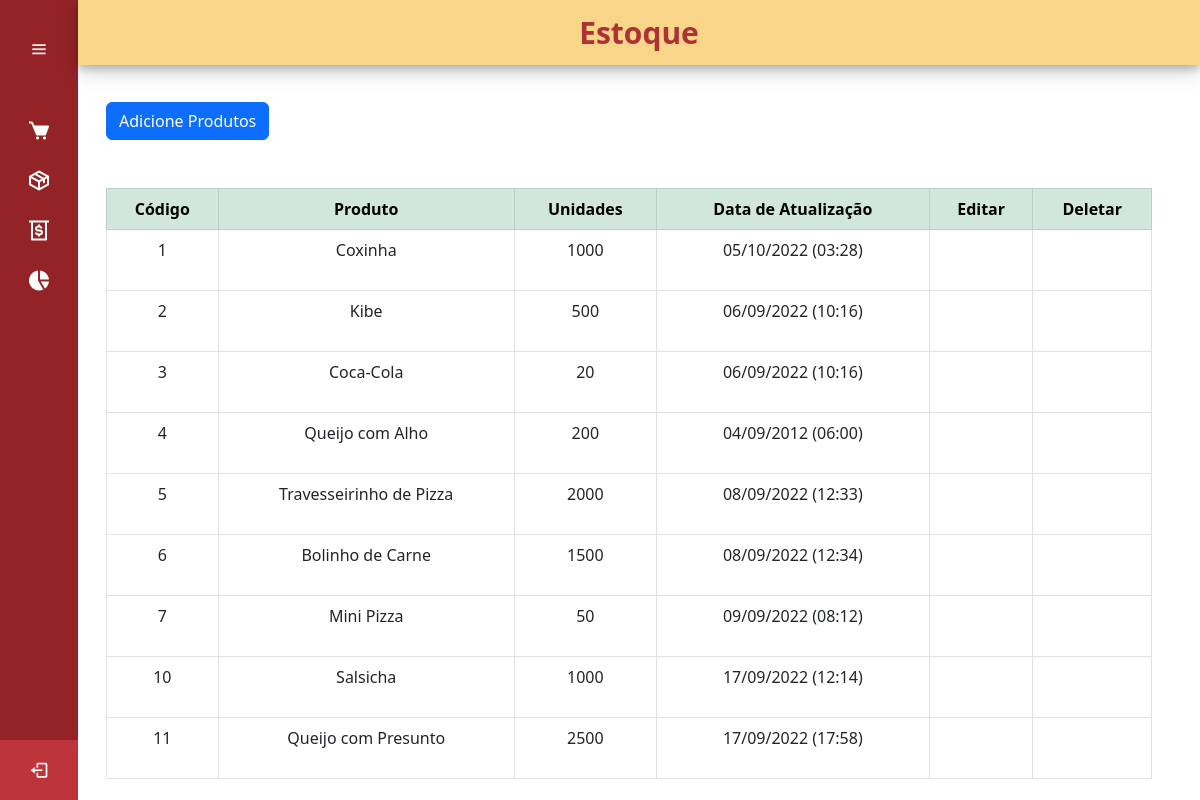
Page /estoque on the earlier database version.
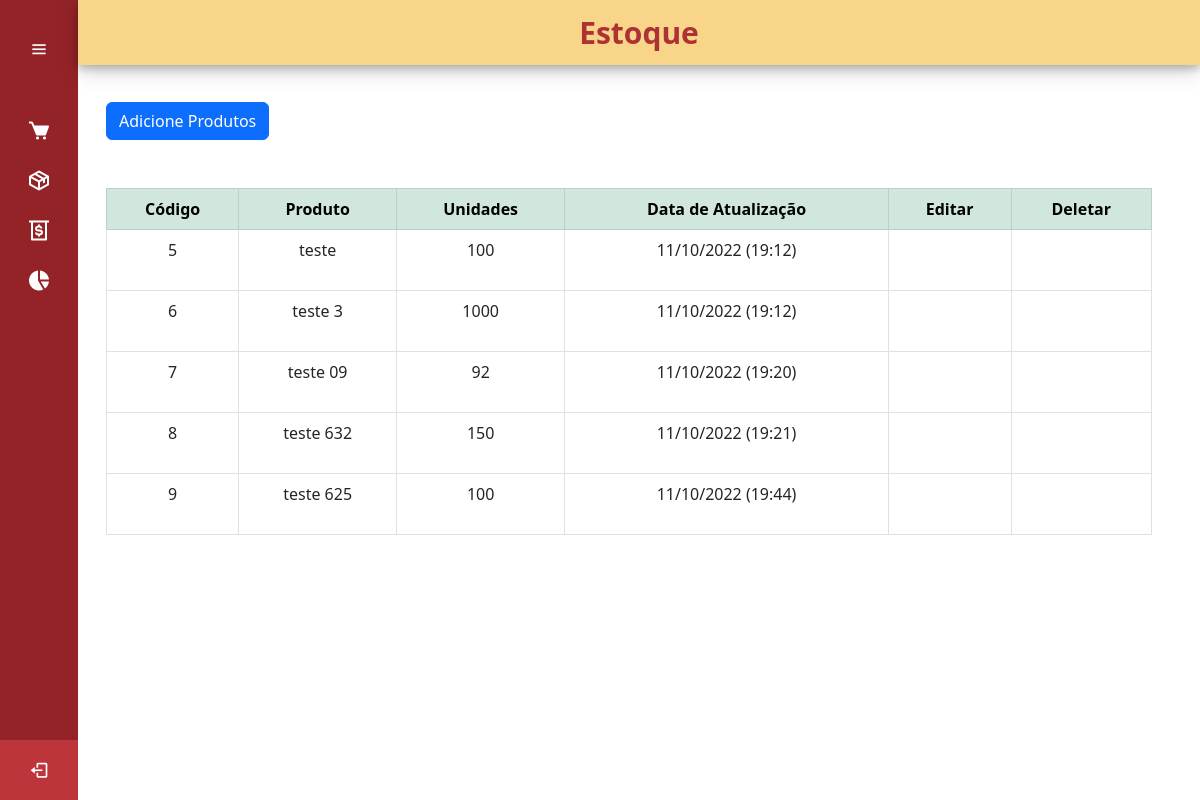
Same page on the later database version.
### cadastro/models.py (models this page shows, shortened)
class ListaProdutos(models.Model):
    nome_produto = models.CharField(max_length=50, verbose_name='Produto')
    quantidade_produto = models.IntegerField(verbose_name='Qntd.')
    data_adicao = models.DateTimeField(auto_now_add= True ,verbose_name='Data de Adição')
    nota_produto = models.TextField()

### cadastro/views.py (the view)
# urls.py: path('estoque', views.produto_List, name='estoque'),
def produto_List(request):
    produto_List = ListaProdutos.objects.all()
    return render(request, "paginas/estoque.html", {'produtos': produto_List})

### paginas/templates/paginas/estoque.html (shortened to what this page needs)
{% extends 'paginas/modelo.html' %}
{% load static %}
{% block conteudo %}
<div class="home_content" style="top: 30px">
    <div class="conteudo_pagina">
        <div class="container">
            <br><br><br>
            <button type="button" class="btn btn-primary" data-bs-toggle="modal" data-bs-target="#addModal">
                Adicione Produtos
            </button>
            <br><br><br>
            <table class="table table-bordered" id="tabela" style="text-align: center ;">
                <thead class="table-success">
                    <tr>
                        <th>Código</th>
                        <th>Produto</th>
                        <th>Unidades</th>
                        <th>Data de Atualização</th>
                        <th>Editar</th>
                        <th>Deletar</th>
                    </tr>
                </thead>
                {% for produto in produtos %}
                <tr>
                    <td>{{ produto.id }}</td>
                    <td>{{ produto.nome_produto }}</td>
                    <td>{{ produto.quantidade_produto }}</td>
                    <td>{{ produto.data_adicao | date:'d/m/Y (H:i)' }}</td>
                    <td>
                        <a class="btn btn-sucess text-center" title="Editar Produto" data-bs-toggle="modal"
                            data-bs-target="#editModal{{ produto.id }}">
                            <box-icon name='edit'></box-icon>
                        </a>
                    </td>
                    <td>
                        <a class="btn text-center" title="Deletar Produto" data-bs-toggle="modal"
                            data-bs-target="#deleteModal{{ produto.id }}">
                            <box-icon name='trash'></box-icon>
                        </a>
                    </td>
                </tr>
                {% endfor %}
            </table>
        </div>
    </div>
</div>
{% endblock %}

### paginas/templates/paginas/modelo.html (shortened to what this page needs)
{% load static %}
<!DOCTYPE html>
<html lang="pt-br">
<head>
    <link rel="stylesheet" href="{% static 'css/styles.css' %}">
    <link href='https://unpkg.com/boxicons@2.1.2/css/boxicons.min.css' rel='stylesheet'>
    <link href="https://cdn.jsdelivr.net/npm/bootstrap@5.2.0/dist/css/bootstrap.min.css" rel="stylesheet"
>
    <link rel="stylesheet" type="text/css" href="https://cdn.datatables.net/v/bs5/jq-3.6.0/jszip-2.5.0/dt-1.12.1/b-2.2.3/b-html5-2.2.3/b-print-2.2.3/date-1.1.2/r-2.3.0/datatables.min.css"/>
    <link href="https://cdn.jsdelivr.net/npm/select2@4.1.0-rc.0/dist/css/select2.min.css" rel="stylesheet" />
</head>
<body>
    {% block sidebar %}
    <div class="sidebar">
        <div class="logo_content">
            <i class='bx bx-menu' id="btn"></i>
        </div>
        <ul class="nav_list">
            <li>
                <a href="{% url 'vendas' %}">
                    <i class='bx bxs-cart'></i>
                </a>
            </li>
            <li>
                <a href="{% url 'estoque' %}">
                    <i class='bx bx-package'></i>
                </a>
            </li>
            <li>
                <a href="{% url 'gastos' %}">
                    <i class='bx bx-money-withdraw'></i>
                </a>
            </li>
            <li>
                <a href="{% url 'relatorios' %}">
                    <i class='bx bxs-pie-chart-alt-2'></i>
                </a>
            </li>
        </ul>
        <div class="profile_content">
            <div class="profile">
                <a href="{% url 'logout' %}">
                    <i class='bx bx-log-out' id="log_out"></i>
                </a>
            </div>
        </div>
    </div>
    {% endblock %}
    {% block titulo_pagina %}
    <div class="home_title">
        {% if request.path == '/vendas' %}
        <div class="titulo_pagina">Vendas</div>
        {% elif request.path == '/estoque' %}
        <div class="titulo_pagina">Estoque</div>
        {% elif request.path == '/gastos' %}
        <div class="titulo_pagina">Contas a Pagar</div>
        {% elif request.path == '/relatorios' %}
        <div class="titulo_pagina">Relatórios</div>
        {% endif %}
    </div>
    {% endblock %}
    {% block conteudo %}{% endblock %}
</body>
</html>

### cadastro/templates/cadastro/edit.html (shortened to what this page needs)
{% extends 'cadastro/add.html' %}

### static/css/styles.css (style rules this page uses)
.nav_list { padding-left: 0; display: flex; justify-content: center; align-items: flex-start; flex-wrap: wrap; }
.sidebar { position: fixed; top: 0; left: 0; height: 100%; width: 78px; background: #942327; padding: 6px 14px; transition: all 0.5s ease; }
.sidebar #btn { padding: 18px; position: absolute; color: #fff; left: 50%; top: 6px; font-size: 20px; text-align: center; line-height: 50px; transform: translateX(-50%); }
.sidebar ul { margin-top: 20px; }
.sidebar ul li { position: relative; height: 50px; width: 100%; margin: 0 5px; list-style: none; line-height: 50px; }
.sidebar ul li a { color: #fff; display: flex; align-items: center; text-decoration: none; transition: all 0.4s ease; border-radius: 12px; white-space: nowrap; }
.sidebar ul li a i { height: 50px; font-size: 24px; min-width: 50px; border-radius: 12px; line-height: 50px; text-align: center; }
.sidebar .profile_content { position: absolute; color: #fff; bottom: 0; left: 0; width: 100%; }
.sidebar .profile_content .profile { position: relative; padding: 10px 6px; height: 60px; background: #bd353a; }
.profile { display: flex; align-items: center; }
.profile #log_out { position: absolute; left: 50%; bottom: 5px; transform: translateX(-50%); min-width: 50px; line-height: 50px; font-size: 20px; border-radius: 12px; text-align: center; color: #fff; }
.home_title { position: absolute; left: 78px; width: calc(100% - 78px); transition: all 0.5s ease; }
.home_title .titulo_pagina { background: #f8d588; font-size: 30px; font-weight: bolder; margin: 0%; padding: 10px; text-align: center; color: #AD3236; box-shadow: 0 4px 8px 0 rgba(0, 0, 0, 0.2), 0 6px 20px 0 rgba(0, 0, 0, 0.19); }
.home_content { height: calc(100% - 60px); width: calc(100% - 98px); position: absolute; top: 78px; left: 78px; transition: all 0.5s ease; padding: 0 16px; }

Differences in the rows shown:
removed ListaProdutos: id "1", nome_produto "Coxinha", quantidade_produto "1000", data_adicao "05/10/2022 (03:28)"
removed ListaProdutos: id "2", nome_produto "Kibe", quantidade_produto "500", data_adicao "06/09/2022 (10:16)"
removed ListaProdutos: id "3", nome_produto "Coca-Cola", quantidade_produto "20", data_adicao "06/09/2022 (10:16)"
removed ListaProdutos: id "4", nome_produto "Queijo com Alho", quantidade_produto "200", data_adicao "04/09/2012 (06:00)"
removed ListaProdutos: id "10", nome_produto "Salsicha", quantidade_produto "1000", data_adicao "17/09/2022 (12:14)"
removed ListaProdutos: id "11", nome_produto "Queijo com Presunto", quantidade_produto "2500", data_adicao "17/09/2022 (17:58)"
changed ListaProdutos id 5: nome_produto "Travesseirinho de Pizza" → "teste"; quantidade_produto "2000" → "100"; data_adicao "08/09/2022 (12:33)" → "11/10/2022 (19:12)"
changed ListaProdutos id 6: nome_produto "Bolinho de Carne" → "teste 3"; quantidade_produto "1500" → "1000"; data_adicao "08/09/2022 (12:34)" → "11/10/2022 (19:12)"
changed ListaProdutos id 7: nome_produto "Mini Pizza" → "teste 09"; quantidade_produto "50" → "92"; data_adicao "09/09/2022 (08:12)" → "11/10/2022 (19:20)"
added ListaProdutos: id "8", nome_produto "teste 632", quantidade_produto "150", data_adicao "11/10/2022 (19:21)"
added ListaProdutos: id "9", nome_produto "teste 625", quantidade_produto "100", data_adicao "11/10/2022 (19:44)"
